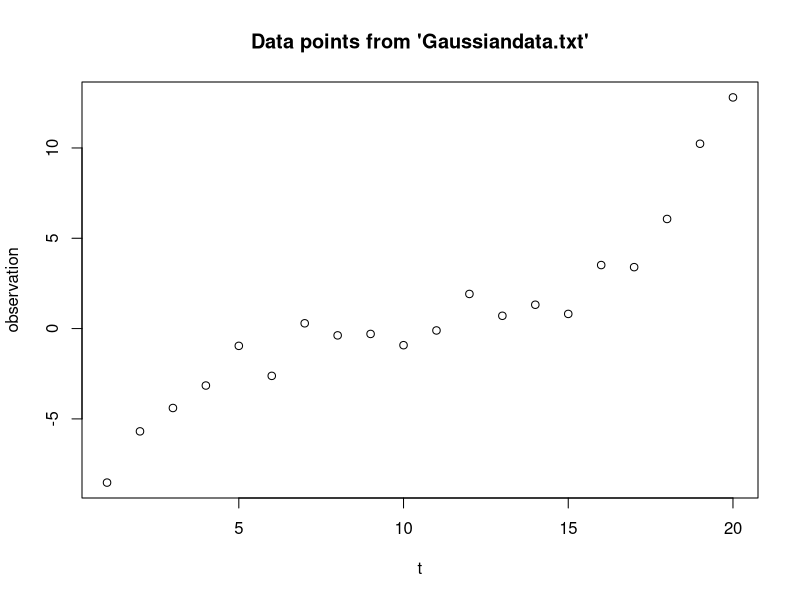

The R script that drew this image:
## ---- chunk 1
knitr::opts_chunk$set(echo = TRUE)
## ---- chunk 2
# Reading file and convert 
GaussianData = as.double(as.matrix(read.table("Gaussiandata.txt")))

# Visualise data points on a line
plot(seq(length(GaussianData)),GaussianData,
     main="Data points from 'Gaussiandata.txt'",
     xlab="t", ylab="observation")
